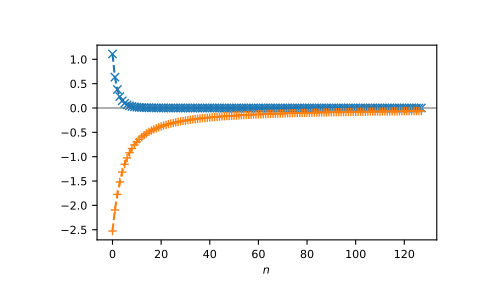

Source code (Python):
beta = 50
iws = gt.matsubara_frequencies(range(128), beta=beta)
gf_iw = gt.lattice.fcc.gf_z(iws, half_bandwidth=1.)
__ = plt.axhline(0, color="dimgray", linewidth=0.8)
__ = plt.plot(gf_iw.real, "x--")
__ = plt.plot(gf_iw.imag, "+--")
__ = plt.xlabel("$n$")
plt.show()
